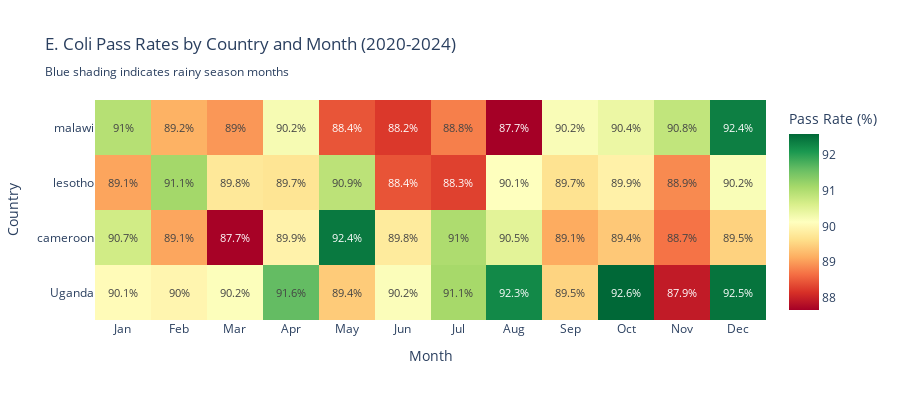
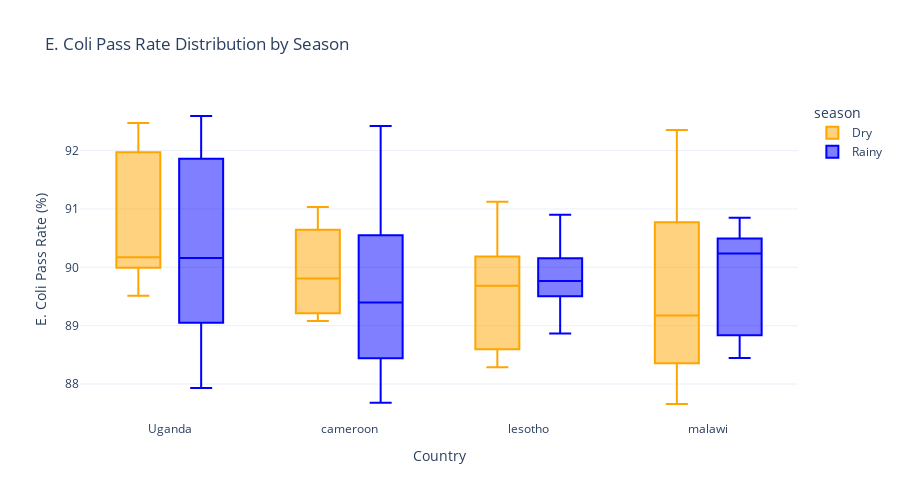

These figures' notebook cell, in order:
### Code cell
# ============================================================================
# CELL 8: INSIGHT 5 - E. Coli Compliance Seasonal Patterns
# ============================================================================

print("\n" + "="*80)
print("INSIGHT 5: E. Coli Compliance - Seasonal Deterioration Pattern")
print("="*80)

# Aggregate by country, month, and season
seasonal_data = df.groupby(['country', 'month', 'season']).agg({
    'ecoli_pass_rate': 'mean'
}).reset_index()

# Pivot for heatmap
heatmap_data = seasonal_data.pivot_table(
    values='ecoli_pass_rate',
    index='country',
    columns='month',
    aggfunc='mean'
)

# Create heatmap
fig = go.Figure(data=go.Heatmap(
    z=heatmap_data.values,
    x=['Jan', 'Feb', 'Mar', 'Apr', 'May', 'Jun', 'Jul', 'Aug', 'Sep', 'Oct', 'Nov', 'Dec'],
    y=heatmap_data.index,
    colorscale='RdYlGn',
    text=np.round(heatmap_data.values, 1),
    texttemplate='%{text}%',
    textfont={"size": 11},
    colorbar=dict(title="Pass Rate (%)")
))

# Add rectangles for rainy seasons
rainy_months = [3, 4, 5, 10, 11]
for month in rainy_months:
    fig.add_vrect(
        x0=month-1.5, x1=month-0.5,
        fillcolor="lightblue", opacity=0.2,
        layer="below", line_width=0,
    )

fig.update_layout(
    title='E. Coli Pass Rates by Country and Month (2020-2024)<br><sub>Blue shading indicates rainy season months</sub>',
    xaxis_title='Month',
    yaxis_title='Country',
    height=400,
    template='plotly_white'
)

fig.show()

# Box plot by season
fig2 = px.box(
    seasonal_data,
    x='country',
    y='ecoli_pass_rate',
    color='season',
    title='E. Coli Pass Rate Distribution by Season',
    labels={'ecoli_pass_rate': 'E. Coli Pass Rate (%)', 'country': 'Country'},
    color_discrete_map={'Dry': 'orange', 'Rainy': 'blue'},
    height=500
)

fig2.update_layout(template='plotly_white')
fig2.show()

# Statistical summary
print("\nSeasonal Performance Statistics:")
season_stats = seasonal_data.groupby(['country', 'season'])['ecoli_pass_rate'].agg(['mean', 'std', 'min', 'max']).round(2)
print(season_stats)

### Figure 1 — Plotly figure (JSON) as saved in the notebook; plotly's stock layout.template omitted (floating-point values rounded to 4 significant figures)
{"data": [{"colorbar": {"title": {"text": "Pass Rate (%)"}}, "colorscale": [[0, "rgb(165,0,38)"], [0.1, "rgb(215,48,39)"], [0.2, "rgb(244,109,67)"], [0.3, "rgb(253,174,97)"], [0.4, "rgb(254,224,139)"], [0.5, "rgb(255,255,191)"], [0.6, "rgb(217,239,139)"], [0.7, "rgb(166,217,106)"], [0.8, "rgb(102,189,99)"], [0.9, "rgb(26,152,80)"], [1, "rgb(0,104,55)"]], "text": [[90.1, 90, 90.2, 91.6, 89.4, 90.2, 91.1, 92.3, 89.5, 92.6, 87.9, 92.5], [90.7, 89.1, 87.7, 89.9, 92.4, 89.8, 91, 90.5, 89.1, 89.4, 88.7, 89.5], [89.1, 91.1, 89.8, 89.7, 90.9, 88.4, 88.3, 90.1, 89.7, 89.9, 88.9, 90.2], [91, 89.2, 89, 90.2, 88.4, 88.2, 88.8, 87.7, 90.2, 90.4, 90.8, 92.4]], "textfont": {"size": 11}, "texttemplate": "%{text}%", "type": "heatmap", "x": ["Jan", "Feb", "Mar", "Apr", "May", "Jun", "Jul", "Aug", "Sep", "Oct", "Nov", "Dec"], "y": ["Uganda", "cameroon", "lesotho", "malawi"], "z": [[90.06, 89.97, 90.16, 91.62, 89.42, 90.17, 91.11, 92.26, 89.51, 92.59, 87.93, 92.47], [90.69, 89.08, 87.68, 89.93, 92.42, 89.81, 91.03, 90.49, 89.12, 89.4, 88.69, 89.49], [89.07, 91.12, 89.76, 89.72, 90.9, 88.44, 88.29, 90.14, 89.68, 89.9, 88.87, 90.2], [90.96, 89.18, 88.97, 90.24, 88.45, 88.22, 88.78, 87.66, 90.2, 90.38, 90.85, 92.35]]}], "layout": {"height": 400, "shapes": [{"fillcolor": "lightblue", "layer": "below", "line": {"width": 0}, "opacity": 0.2, "type": "rect", "x0": 1.5, "x1": 2.5, "xref": "x", "y0": 0, "y1": 1, "yref": "y domain"}, {"fillcolor": "lightblue", "layer": "below", "line": {"width": 0}, "opacity": 0.2, "type": "rect", "x0": 2.5, "x1": 3.5, "xref": "x", "y0": 0, "y1": 1, "yref": "y domain"}, {"fillcolor": "lightblue", "layer": "below", "line": {"width": 0}, "opacity": 0.2, "type": "rect", "x0": 3.5, "x1": 4.5, "xref": "x", "y0": 0, "y1": 1, "yref": "y domain"}, {"fillcolor": "lightblue", "layer": "below", "line": {"width": 0}, "opacity": 0.2, "type": "rect", "x0": 8.5, "x1": 9.5, "xref": "x", "y0": 0, "y1": 1, "yref": "y domain"}, {"fillcolor": "lightblue", "layer": "below", "line": {"width": 0}, "opacity": 0.2, "type": "rect", "x0": 9.5, "x1": 10.5, "xref": "x", "y0": 0, "y1": 1, "yref": "y domain"}], "title": {"text": "E. Coli Pass Rates by Country and Month (2020-2024)<br><sub>Blue shading indicates rainy season months</sub>"}, "xaxis": {"title": {"text": "Month"}}, "yaxis": {"title": {"text": "Country"}}}}

### Figure 2 — Plotly figure (JSON) as saved in the notebook; plotly's stock layout.template omitted (floating-point values rounded to 4 significant figures)
{"data": [{"alignmentgroup": "True", "hovertemplate": "season=Dry<br>Country=%{x}<br>E. Coli Pass Rate (%)=%{y}<extra></extra>", "legendgroup": "Dry", "marker": {"color": "orange"}, "name": "Dry", "notched": false, "offsetgroup": "Dry", "orientation": "v", "showlegend": true, "type": "box", "x": ["Uganda", "Uganda", "Uganda", "Uganda", "Uganda", "Uganda", "Uganda", "cameroon", "cameroon", "cameroon", "cameroon", "cameroon", "cameroon", "cameroon", "lesotho", "lesotho", "lesotho", "lesotho", "lesotho", "lesotho", "lesotho", "malawi", "malawi", "malawi", "malawi", "malawi", "malawi", "malawi"], "x0": " ", "xaxis": "x", "y": [90.06, 89.97, 90.17, 91.11, 92.26, 89.51, 92.47, 90.69, 89.08, 89.81, 91.03, 90.49, 89.12, 89.49, 89.07, 91.12, 88.44, 88.29, 90.14, 89.68, 90.2, 90.96, 89.18, 88.22, 88.78, 87.66, 90.2, 92.35], "y0": " ", "yaxis": "y"}, {"alignmentgroup": "True", "hovertemplate": "season=Rainy<br>Country=%{x}<br>E. Coli Pass Rate (%)=%{y}<extra></extra>", "legendgroup": "Rainy", "marker": {"color": "blue"}, "name": "Rainy", "notched": false, "offsetgroup": "Rainy", "orientation": "v", "showlegend": true, "type": "box", "x": ["Uganda", "Uganda", "Uganda", "Uganda", "Uganda", "cameroon", "cameroon", "cameroon", "cameroon", "cameroon", "lesotho", "lesotho", "lesotho", "lesotho", "lesotho", "malawi", "malawi", "malawi", "malawi", "malawi"], "x0": " ", "xaxis": "x", "y": [90.16, 91.62, 89.42, 92.59, 87.93, 87.68, 89.93, 92.42, 89.4, 88.69, 89.76, 89.72, 90.9, 89.9, 88.87, 88.97, 90.24, 88.45, 90.38, 90.85], "y0": " ", "yaxis": "y"}], "layout": {"boxmode": "group", "height": 500, "legend": {"title": {"text": "season"}, "tracegroupgap": 0}, "title": {"text": "E. Coli Pass Rate Distribution by Season"}, "xaxis": {"anchor": "y", "domain": [0, 1], "title": {"text": "Country"}}, "yaxis": {"anchor": "x", "domain": [0, 1], "title": {"text": "E. Coli Pass Rate (%)"}}}}
